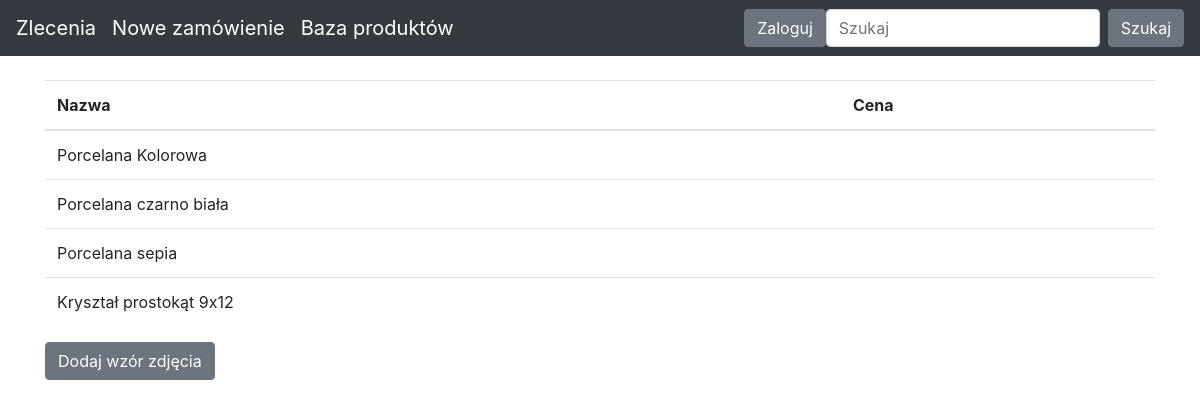
Page /baza/zdjecia on the committed database.
### app/models.py (models this page shows)
class Photo(db.Model):
    id = db.Column(db.Integer, primary_key=True)
    name = db.Column(db.String(80), nullable=False)
    price=db.Column(db.String(80), nullable=False)

### app/routes.py (the view)
@app.route("/baza/zdjecia")
def photo_list():
   lista = Photo.query
   return render_template("zdjecia.html", lista=lista)

### app/templates/zdjecia.html (shortened to what this page needs)
{% extends "base.html" %}
{% block content %}
<table class="table">
   <thead>
     <tr>
       <th scope="col">Nazwa</th>
       <th scope="col"></th>
       <th scope="col">Cena</th>
       <th scope="col"></th>
     </tr>
   </thead>
   <tbody>
       {% for p in lista %}
     <tr>
       <td>
           {{ p.name }}
       </td>
       <td></td>
       <td>
       </td>
       <td>
       </td>
     </tr>
     {% endfor %}
   </tbody>
 </table>
 <a href="{{ url_for('add_pho') }}" class="btn btn-secondary my-2 my-sm-0" type="button">Dodaj wzór zdjęcia</a>
{% endblock %}

### app/templates/base.html (style rules this page uses)
body { padding-top: 5rem; }

### rows in the picture
Photo: name "Porcelana Kolorowa"
Photo: name "Porcelana czarno biała"
Photo: name "Porcelana sepia"
Photo: name "Kryształ prostokąt 9x12"
